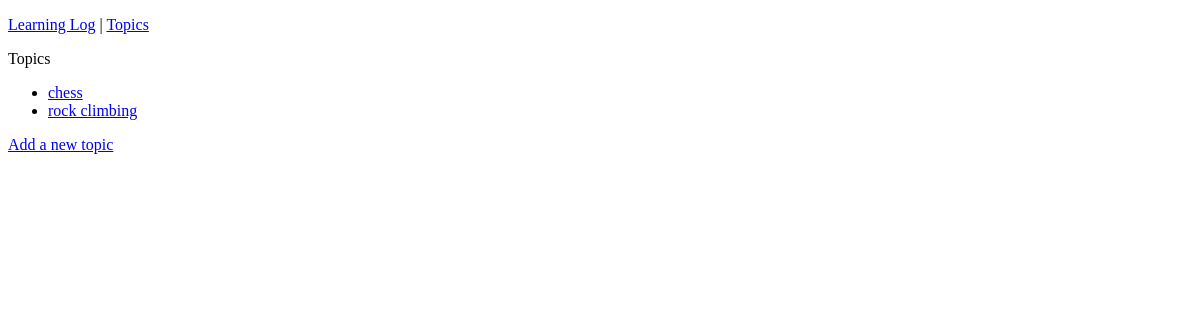
The page /topics/ on the database as committed earlier.
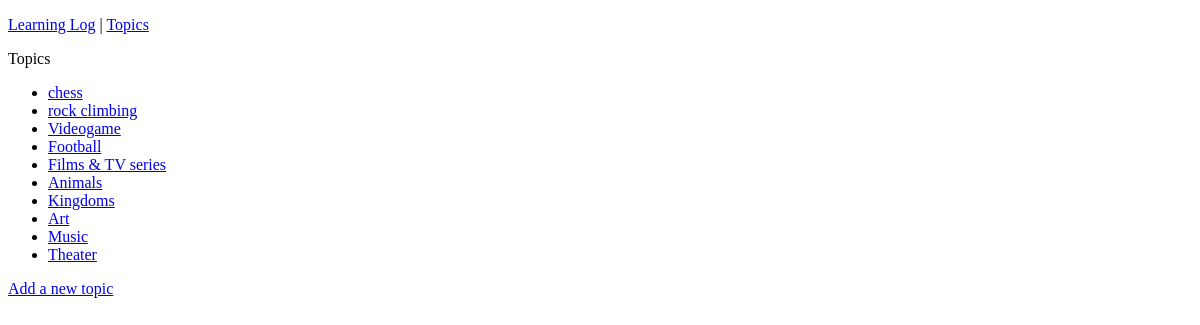
The same page on the database as committed later.
### learning_logs/models.py (models this page shows)
class Topic (models.Model): #sottoclasse di Model
    text= models.CharField(max_length= 200)
    date_added= models.DateTimeField(auto_now_add= True)
    def __str__(self):
        return self.text

### learning_logs/views.py (the view)
# urls.py: url(r'^topics/$', views.topics, name="topics"), #url per la pagina con le liste di topics
def topics(request):
    topics = Topic.objects.order_by("date_added")
    context = {'topics': topics}
    return  render(request, 'topics.html', context)

### learning_logs/templates/topics.html (shortened to what this page needs)
<!DOCTYPE html>
<html lang="en">
{% extends "base.html" %}
{% block content %}
    <p>Topics</p>
    <ul>
        {% for topic in topics %}
            <li>
                <a href="{% url 'learning_logs:topic' topic.id %}">{{topic}}</a>
            </li>
        {% empty %}
            <li>
                No topics have been added yet
            </li>
        {% endfor %}
    </ul>
    <a href="{% url 'learning_logs:new_topic' %}">Add a new topic</a>
{% endblock content %}

### learning_logs/templates/base.html
<p>
    <a href="{% url 'learning_logs:index' %}">Learning Log</a> |
    <a href="{% url 'learning_logs:topics' %}">Topics</a>
</p>
{% block content  %}{% endblock content %}

Rows that differ between the two databases and show on the page:
added Topic: text "Videogame"
added Topic: text "Football"
added Topic: text "Films & TV series"
added Topic: text "Animals"
added Topic: text "Kingdoms"
added Topic: text "Art"
added Topic: text "Music"
added Topic: text "Theater"
